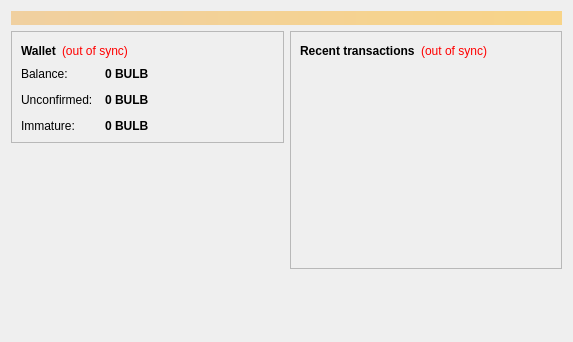
<?xml version="1.0" encoding="UTF-8"?>
<ui version="4.0">
 <class>OverviewPage</class>
 <widget class="QWidget" name="OverviewPage">
  <property name="geometry">
   <rect>
    <x>0</x>
    <y>0</y>
    <width>573</width>
    <height>342</height>
   </rect>
  </property>
  <property name="windowTitle">
   <string>Form</string>
  </property>
  <layout class="QVBoxLayout" name="topLayout">
   <item>
    <widget class="QLabel" name="labelAlerts">
     <property name="visible">
      <bool>false</bool>
     </property>
     <property name="styleSheet">
      <string notr="true">background-color: qlineargradient(x1: 0, y1: 0, x2: 1, y2: 0, stop:0 #F0D0A0, stop:1 #F8D488); color:#000000;</string>
     </property>
     <property name="wordWrap">
      <bool>true</bool>
     </property>
     <property name="margin">
      <number>3</number>
     </property>
    </widget>
   </item>
   <item>
    <layout class="QHBoxLayout" name="horizontalLayout" stretch="1,1">
     <item>
      <layout class="QVBoxLayout" name="verticalLayout_2">
       <item>
        <widget class="QFrame" name="frame">
         <property name="frameShape">
          <enum>QFrame::StyledPanel</enum>
         </property>
         <property name="frameShadow">
          <enum>QFrame::Raised</enum>
         </property>
         <layout class="QVBoxLayout" name="verticalLayout_4">
          <item>
           <layout class="QHBoxLayout" name="horizontalLayout_4">
            <item>
             <widget class="QLabel" name="label_5">
              <property name="font">
               <font>
                <weight>75</weight>
                <bold>true</bold>
               </font>
              </property>
              <property name="text">
               <string>Wallet</string>
              </property>
             </widget>
            </item>
            <item>
             <widget class="QLabel" name="labelWalletStatus">
              <property name="toolTip">
               <string>The displayed information may be out of date. Your wallet automatically synchronizes with the BulbaCoin network after a connection is established, but this process has not completed yet.</string>
              </property>
              <property name="styleSheet">
               <string notr="true">QLabel { color: red; }</string>
              </property>
              <property name="text">
               <string notr="true">(out of sync)</string>
              </property>
              <property name="alignment">
               <set>Qt::AlignLeading|Qt::AlignLeft|Qt::AlignVCenter</set>
              </property>
             </widget>
            </item>
            <item>
             <spacer name="horizontalSpacer_2">
              <property name="orientation">
               <enum>Qt::Horizontal</enum>
              </property>
              <property name="sizeHint" stdset="0">
               <size>
                <width>40</width>
                <height>20</height>
               </size>
              </property>
             </spacer>
            </item>
           </layout>
          </item>
          <item>
           <layout class="QFormLayout" name="formLayout_2">
            <property name="fieldGrowthPolicy">
             <enum>QFormLayout::AllNonFixedFieldsGrow</enum>
            </property>
            <property name="horizontalSpacing">
             <number>12</number>
            </property>
            <property name="verticalSpacing">
             <number>12</number>
            </property>
            <item row="0" column="0">
             <widget class="QLabel" name="label">
              <property name="text">
               <string>Balance:</string>
              </property>
             </widget>
            </item>
            <item row="0" column="1">
             <widget class="QLabel" name="labelBalance">
              <property name="font">
               <font>
                <weight>75</weight>
                <bold>true</bold>
               </font>
              </property>
              <property name="cursor">
               <cursorShape>IBeamCursor</cursorShape>
              </property>
              <property name="toolTip">
               <string>Your current balance</string>
              </property>
              <property name="text">
               <string notr="true">0 BULB</string>
              </property>
              <property name="textInteractionFlags">
               <set>Qt::LinksAccessibleByMouse|Qt::TextSelectableByKeyboard|Qt::TextSelectableByMouse</set>
              </property>
             </widget>
            </item>
            <item row="1" column="0">
             <widget class="QLabel" name="label_3">
              <property name="text">
               <string>Unconfirmed:</string>
              </property>
             </widget>
            </item>
            <item row="1" column="1">
             <widget class="QLabel" name="labelUnconfirmed">
              <property name="font">
               <font>
                <weight>75</weight>
                <bold>true</bold>
               </font>
              </property>
              <property name="cursor">
               <cursorShape>IBeamCursor</cursorShape>
              </property>
              <property name="toolTip">
               <string>Total of transactions that have yet to be confirmed, and do not yet count toward the current balance</string>
              </property>
              <property name="text">
               <string notr="true">0 BULB</string>
              </property>
              <property name="textInteractionFlags">
               <set>Qt::LinksAccessibleByMouse|Qt::TextSelectableByKeyboard|Qt::TextSelectableByMouse</set>
              </property>
             </widget>
            </item>
            <item row="2" column="0">
             <widget class="QLabel" name="labelImmatureText">
              <property name="text">
               <string>Immature:</string>
              </property>
             </widget>
            </item>
            <item row="2" column="1">
             <widget class="QLabel" name="labelImmature">
              <property name="font">
               <font>
                <weight>75</weight>
                <bold>true</bold>
               </font>
              </property>
              <property name="toolTip">
               <string>Mined balance that has not yet matured</string>
              </property>
              <property name="text">
               <string notr="true">0 BULB</string>
              </property>
              <property name="textInteractionFlags">
               <set>Qt::LinksAccessibleByMouse|Qt::TextSelectableByKeyboard|Qt::TextSelectableByMouse</set>
              </property>
             </widget>
            </item>
           </layout>
          </item>
         </layout>
        </widget>
       </item>
       <item>
        <spacer name="verticalSpacer">
         <property name="orientation">
          <enum>Qt::Vertical</enum>
         </property>
         <property name="sizeHint" stdset="0">
          <size>
           <width>20</width>
           <height>40</height>
          </size>
         </property>
        </spacer>
       </item>
      </layout>
     </item>
     <item>
      <layout class="QVBoxLayout" name="verticalLayout_3">
       <item>
        <widget class="QFrame" name="frame_2">
         <property name="frameShape">
          <enum>QFrame::StyledPanel</enum>
         </property>
         <property name="frameShadow">
          <enum>QFrame::Raised</enum>
         </property>
         <layout class="QVBoxLayout" name="verticalLayout">
          <item>
           <layout class="QHBoxLayout" name="horizontalLayout_2">
            <item>
             <widget class="QLabel" name="label_4">
              <property name="text">
               <string>&lt;b&gt;Recent transactions&lt;/b&gt;</string>
              </property>
             </widget>
            </item>
            <item>
             <widget class="QLabel" name="labelTransactionsStatus">
              <property name="toolTip">
               <string>The displayed information may be out of date. Your wallet automatically synchronizes with the BulbaCoin network after a connection is established, but this process has not completed yet.</string>
              </property>
              <property name="styleSheet">
               <string notr="true">QLabel { color: red; }</string>
              </property>
              <property name="text">
               <string notr="true">(out of sync)</string>
              </property>
              <property name="alignment">
               <set>Qt::AlignRight|Qt::AlignTrailing|Qt::AlignVCenter</set>
              </property>
             </widget>
            </item>
            <item>
             <spacer name="horizontalSpacer">
              <property name="orientation">
               <enum>Qt::Horizontal</enum>
              </property>
              <property name="sizeHint" stdset="0">
               <size>
                <width>40</width>
                <height>20</height>
               </size>
              </property>
             </spacer>
            </item>
           </layout>
          </item>
          <item>
           <widget class="QListView" name="listTransactions">
            <property name="styleSheet">
             <string notr="true">QListView { background: transparent; }</string>
            </property>
            <property name="frameShape">
             <enum>QFrame::NoFrame</enum>
            </property>
            <property name="verticalScrollBarPolicy">
             <enum>Qt::ScrollBarAlwaysOff</enum>
            </property>
            <property name="horizontalScrollBarPolicy">
             <enum>Qt::ScrollBarAlwaysOff</enum>
            </property>
            <property name="selectionMode">
             <enum>QAbstractItemView::NoSelection</enum>
            </property>
           </widget>
          </item>
         </layout>
        </widget>
       </item>
       <item>
        <spacer name="verticalSpacer_2">
         <property name="orientation">
          <enum>Qt::Vertical</enum>
         </property>
         <property name="sizeHint" stdset="0">
          <size>
           <width>20</width>
           <height>40</height>
          </size>
         </property>
        </spacer>
       </item>
      </layout>
     </item>
    </layout>
   </item>
  </layout>
 </widget>
 <resources/>
 <connections/>
</ui>
